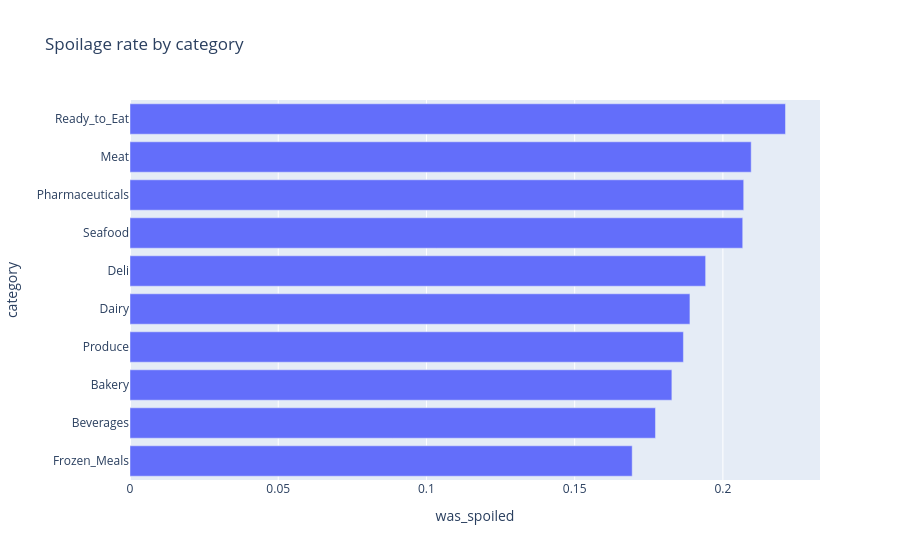

Notebook cell for this chart:
### Markdown cell above
## 8. Interactive charts

### Code cell
import plotly.express as px

rate = df.groupby("category")["was_spoiled"].mean().reset_index()
fig = px.bar(rate.sort_values("was_spoiled"), x="was_spoiled", y="category", orientation="h",
             title="Spoilage rate by category")
fig.write_html(FIGURES_INTERACTIVE_DIR / "interactive_spoilage_by_category.html")
fig.show()

### Figure 1 — Plotly figure (JSON) as saved in the notebook; plotly's stock layout.template omitted (floating-point values rounded to 4 significant figures)
{"data": [{"hovertemplate": "was_spoiled=%{x}<br>category=%{y}<extra></extra>", "legendgroup": "", "marker": {"color": "#636efa", "pattern": {"shape": ""}}, "name": "", "orientation": "h", "showlegend": false, "textposition": "auto", "type": "bar", "x": [0.1694, 0.1773, 0.1828, 0.1867, 0.1889, 0.1942, 0.2067, 0.207, 0.2095, 0.2211], "xaxis": "x", "y": ["Frozen_Meals", "Beverages", "Bakery", "Produce", "Dairy", "Deli", "Seafood", "Pharmaceuticals", "Meat", "Ready_to_Eat"], "yaxis": "y"}], "layout": {"barmode": "relative", "legend": {"tracegroupgap": 0}, "title": {"text": "Spoilage rate by category"}, "xaxis": {"anchor": "y", "domain": [0.0, 1.0], "title": {"text": "was_spoiled"}}, "yaxis": {"anchor": "x", "domain": [0.0, 1.0], "title": {"text": "category"}}}}
